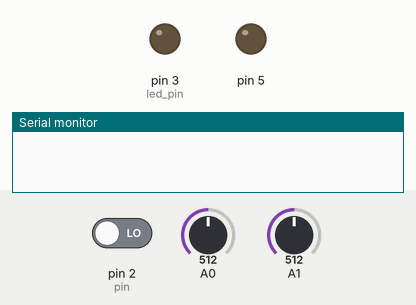
The sketch below on a simulated Arduino Uno, built with avr-gcc and run on an emulated ATmega328P. Shown: output pins drawn as LEDs (lit = HIGH), the last lines printed to the serial monitor. Dashed ring = blinking. The inputs (shaded band) are chosen by the test bench; at power-on: pin 2 (pin) LOW, A0 = 512, A1 = 512.

Above: at 1.2 s.
1.3 s: pin 2 (pin) driven HIGH
At 1.45 s:
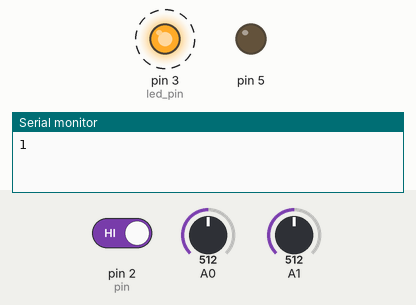
4.3 s: A0 set to 465
7.3 s: A0 set to 436
At 7.45 s:
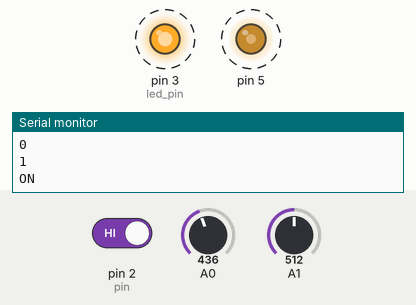
10.3 s: A1 set to 560
13.3 s: A1 set to 900
16.3 s: A1 set to 122
Timing chart, 0 to 20.3 s (numbered marks = the images above; inputs shaded):
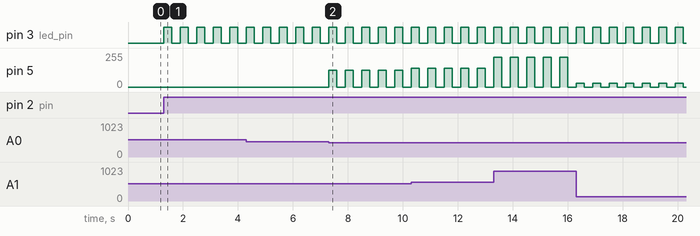

The sketch:

led_with_cds_btn_potentiometer.ino
```cpp
static struct button {
  int pin;
  int led_pin;
  int state; //btn pushed: HIGH, not: LOW

  unsigned long prev_millis;
  int interval;
} btn {
  .pin = 2,
  .led_pin = 3,
  .state =LOW,
  .prev_millis = 0,
  .interval = 300,
};

static struct cds_sensor {
  int pin;
  int lux;
  unsigned long prev_millis;
  int interval;
} cds = {
  .pin = A0,
  .lux = 0,
  .prev_millis = 0,
  .interval = 20,
};

static struct potentiometer {
  int pin;
  int val;
} ptmr = {
  .pin = A1,
  .val = 0,
};

static struct led_sensor {
  int pin;
  int lux;
  int on;
} led = {
  .pin = 5,
  .lux = 0,
  .on = LOW,
};

static int get_lux(int val)
{
  return (val + 1) / 4.0 - 1;
}

void setup() {
  Serial.begin(9600);
  pinMode(btn.pin, INPUT);
  pinMode(btn.led_pin, OUTPUT);
}

void loop() {
  unsigned long cur_millis = millis();

  if (cur_millis - btn.prev_millis >= btn.interval && digitalRead(btn.pin) == HIGH) {
    btn.prev_millis = cur_millis;
    btn.state ^= 1; // btn toggle
    Serial.println(btn.state);
    digitalWrite(btn.led_pin, btn.state);

    if (btn.state == LOW) {
      analogWrite(led.pin, 0);
    }
  }

  if (btn.state == HIGH && cur_millis - cds.prev_millis >= cds.interval) {
    cds.prev_millis = cur_millis;
    cds.lux = analogRead(cds.pin); // ~ 밝기
    ptmr.val = analogRead(ptmr.pin); // ~ 전압

    // led on/off
    if (cds.lux < 450 && led.on == LOW) {
      Serial.println("ON");
      led.on = HIGH;
    } else if (cds.lux >= 550 && led.on == HIGH) {
      Serial.println("OFF");
      led.on = LOW;
    }

    // set led 밝기
    if (led.on) {
      led.lux = get_lux(ptmr.val);
    } else {
      led.lux = 0;
    }

    // led 켜기 (led.lux == 0 -> led 끄기)
    analogWrite(led.pin, led.lux);
  }
}
```

Measured:
- the behaviour switches between 450 and 449 on A0 (found by bisection; images 1 and 2)
- after the input at 1.3 s, pin 3 (led_pin): alternates HIGH for 0.30 s and LOW for 0.30 s, starting at once
- after the input at 7.3 s, pin 5: alternates 127/255 for 0.30 s and 0/255 for 0.30 s, starting at once
